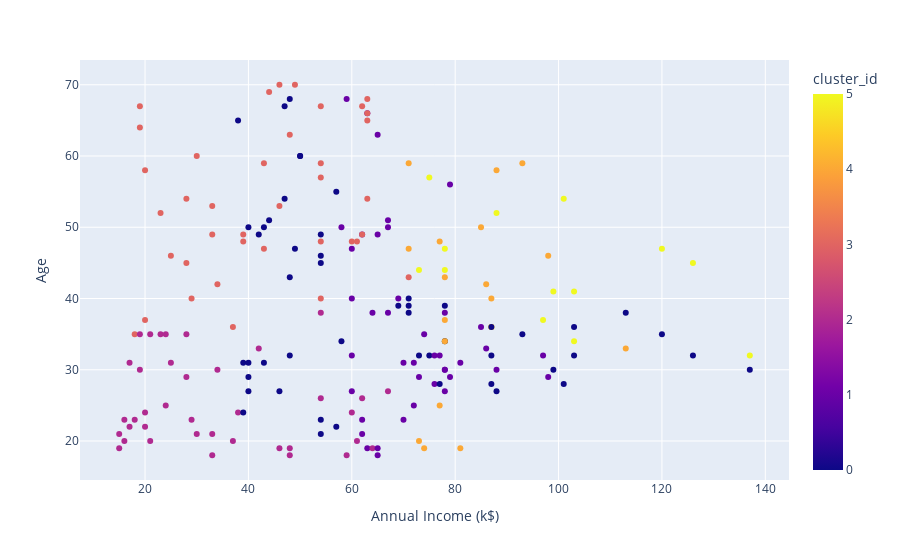

Notebook source saved alongside this figure:
### Markdown cell above
#### Annual Income vs Age of Each Cluster

### Code cell
fig = px.scatter(df, x = "Annual Income (k$)", y ="Age", color ="cluster_id") 
fig.show()

### Figure 1 — Plotly figure (JSON) as saved in the notebook; plotly's stock layout.template omitted (floating-point values rounded to 4 significant figures; data arrays with more than 128 entries replaced by an {"elided": "..."} marker saying what was removed)
{"data": [{"hovertemplate": "Annual Income (k$)=%{x}<br>Age=%{y}<br>cluster_id=%{marker.color}<extra></extra>", "legendgroup": "", "marker": {"color": {"elided": "200 int values"}, "coloraxis": "coloraxis", "symbol": "circle"}, "mode": "markers", "name": "", "orientation": "v", "showlegend": false, "type": "scatter", "x": {"elided": "200 int values"}, "xaxis": "x", "y": {"elided": "200 int values"}, "yaxis": "y"}], "layout": {"coloraxis": {"colorbar": {"title": {"text": "cluster_id"}}, "colorscale": [[0, "#0d0887"], [0.1111, "#46039f"], [0.2222, "#7201a8"], [0.3333, "#9c179e"], [0.4444, "#bd3786"], [0.5556, "#d8576b"], [0.6667, "#ed7953"], [0.7778, "#fb9f3a"], [0.8889, "#fdca26"], [1, "#f0f921"]]}, "legend": {"tracegroupgap": 0}, "margin": {"t": 60}, "xaxis": {"anchor": "y", "domain": [0, 1], "title": {"text": "Annual Income (k$)"}}, "yaxis": {"anchor": "x", "domain": [0, 1], "title": {"text": "Age"}}}}
